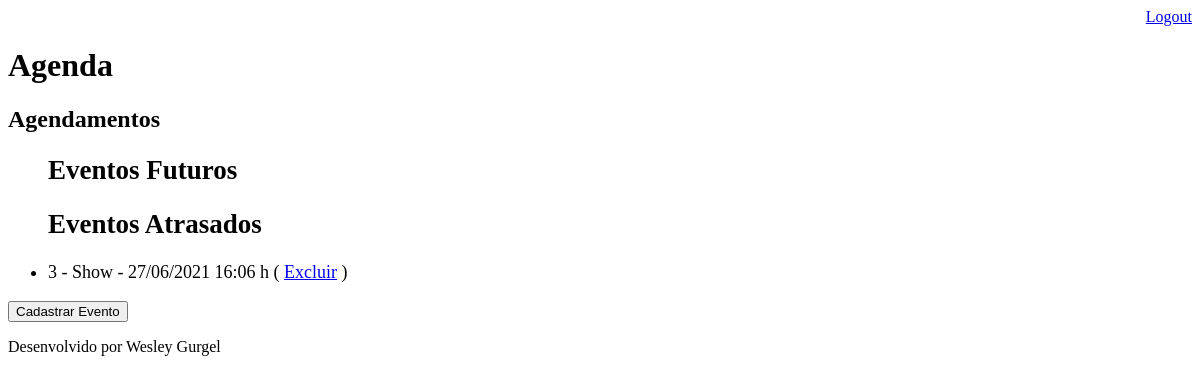
/agenda/ (signed in), run on an earlier commit of the app's database.
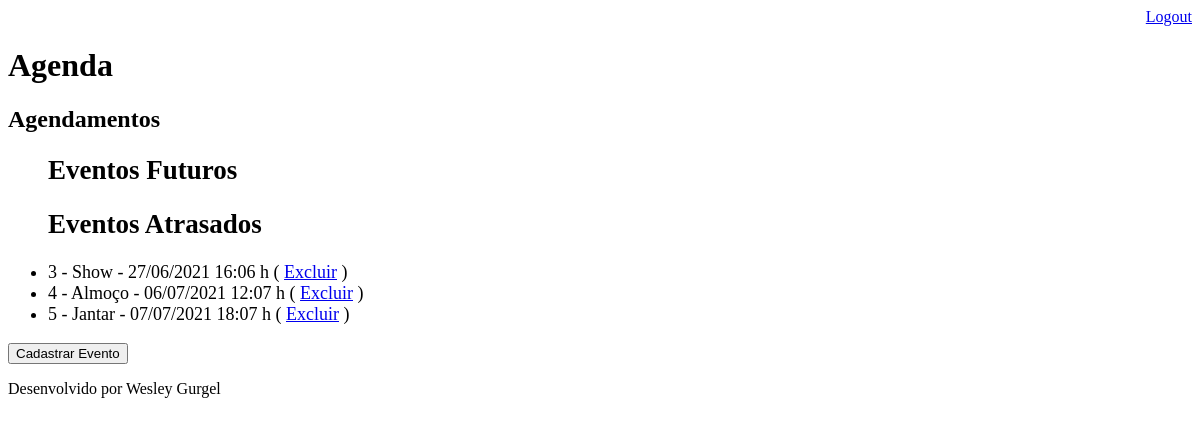
And on a later commit of the database.
### core/models.py (models this page shows, shortened)
class Evento(models.Model):
    titulo = models.CharField(max_length=100)
    descricao = models.TextField(blank=True, null=True)
    local = models.CharField(blank=True, null=True, max_length=100)
    data_evento = models.DateTimeField(verbose_name='Data do Evento')
    data_criacao = models.DateTimeField(auto_now=True)
    usuario = models.ForeignKey(User, on_delete=models.CASCADE)
    class Meta:
        db_table = 'evento'
    def get_data_evento(self):
        return self.data_evento.strftime('%d/%m/%Y %H:%m h')

### core/views.py (the view)
# urls.py: path('agenda/', views.lista_eventos),
@login_required(login_url='/login/')
def lista_eventos(request):
    usuario = request.user
    data_atual = datetime.now() - timedelta(hours=1)
    print(data_atual)
    eventos_futuros = Evento.objects.filter(usuario=usuario, data_evento__gt=data_atual)
    eventos_atrasados = Evento.objects.filter(usuario=usuario, data_evento__lt=data_atual)
    context = {'eventos_futuros': eventos_futuros,
               'evento_atrasados': eventos_atrasados}
    return render(request, 'agenda.html', context)

### templates/agenda.html (shortened to what this page needs)
{% extends "model-page.html" %}
{% block content %}
    <h2>Agendamentos</h2>
    <ul style="font-size: 18px">
        <h2>Eventos Futuros</h2>
    </ul>
     <ul style="font-size: 18px">
         <h2>Eventos Atrasados</h2>
        {% for evento in evento_atrasados %}
        <li>
            <divs>
                {{ evento.id }} - {{ evento.titulo }} - {{ evento.get_data_evento }}
                ( <a href="evento/delete/{{ evento.id }}/">Excluir</a> )
            </divs>
        </li>
        {% endfor %}
    </ul>
    <a href="evento/">
        <button type="button">Cadastrar Evento</button>
    </a>
{% endblock %}

What changed in the data, as far as the page shows it:
added Evento: id "4", titulo "Almoço", get_data_evento "06/07/2021 12:07 h"
added Evento: id "5", titulo "Jantar", get_data_evento "07/07/2021 18:07 h"
